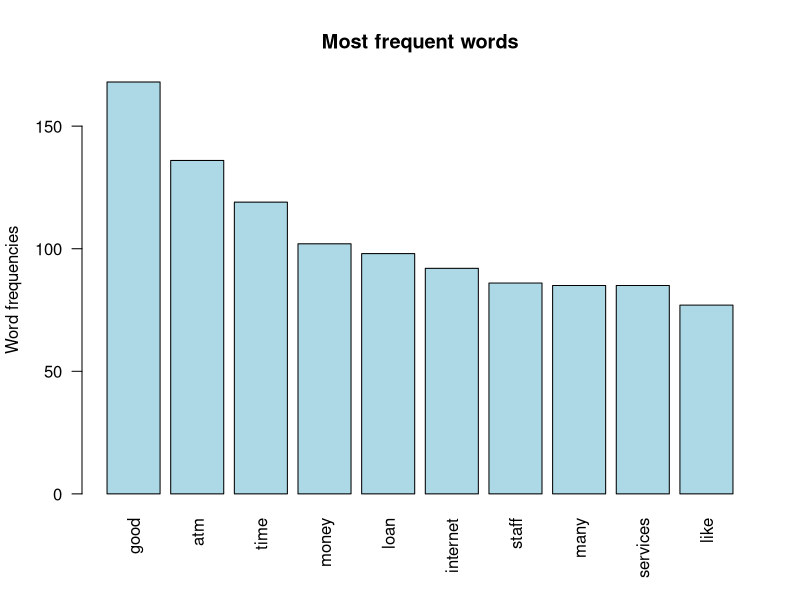
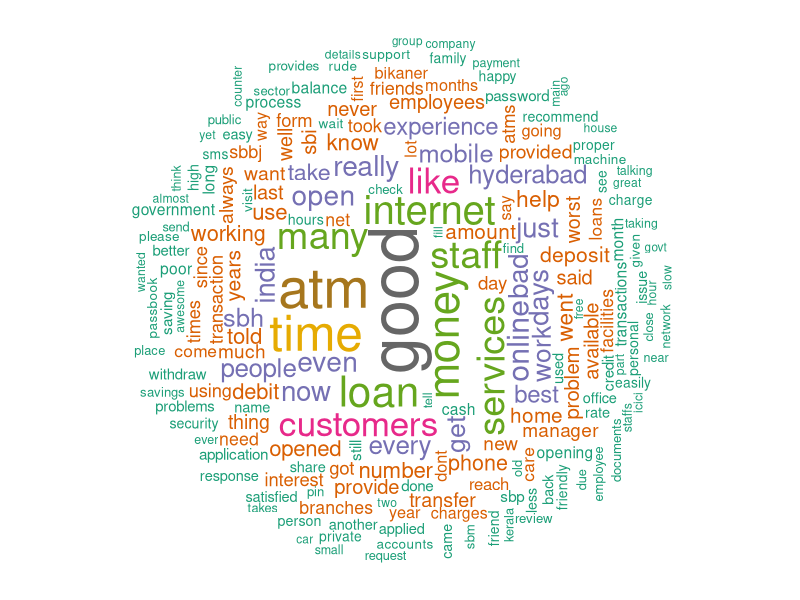

Reproduce these figures in R, in order.
library(tm)
library(SnowballC)
library(RColorBrewer)
library(wordcloud)
library(dplyr)

data <- read.csv("reviews.csv", stringsAsFactors = FALSE)


docs <- Corpus(VectorSource(data$reviews))
docs <- tm_map(docs, content_transformer(tolower))
docs <- tm_map(docs, removeNumbers)
# Remove english common stopwords
docs <- tm_map(docs, removeWords, stopwords("english"))
# Remove your own stop word
# specify your stopwords as a character vector
docs <- tm_map(docs, removeWords, c("bank", "account", "banking", "state", "service", "will", "branch", "customer", "one", "sbt", "kerela",
                                    "fast", "thanks", "without", "information", "facility", "make", "members", "hello", "give",
                                    "gives", "gave", "call", "asked", "called",
                                    "getting", "giving", "jaipur", "travancore", "can", "patiala",
                                    "also", "banks", "card")) 
# Remove punctuations
docs <- tm_map(docs, removePunctuation)
# Eliminate extra white spaces
docs <- tm_map(docs, stripWhitespace)
# Text stemming
# docs <- tm_map(docs, stemDocument)
dtm <- TermDocumentMatrix(docs)
m <- as.matrix(dtm)
v <- sort(rowSums(m),decreasing=TRUE)
d <- data.frame(word = names(v),freq=v)
head(d, 10)

png("wordcloud_reviews.png", width=300,height=350)
set.seed(1234)
wordcloud(words = d$word, freq = d$freq, min.freq = 1,
          max.words=200, random.order=FALSE, rot.per=0.35, 
          colors=brewer.pal(8, "Dark2"))
dev.off()

barplot(d[1:10,]$freq, las = 2, names.arg = d[1:10,]$word,
        col ="lightblue", main ="Most frequent words",
        ylab = "Word frequencies")
